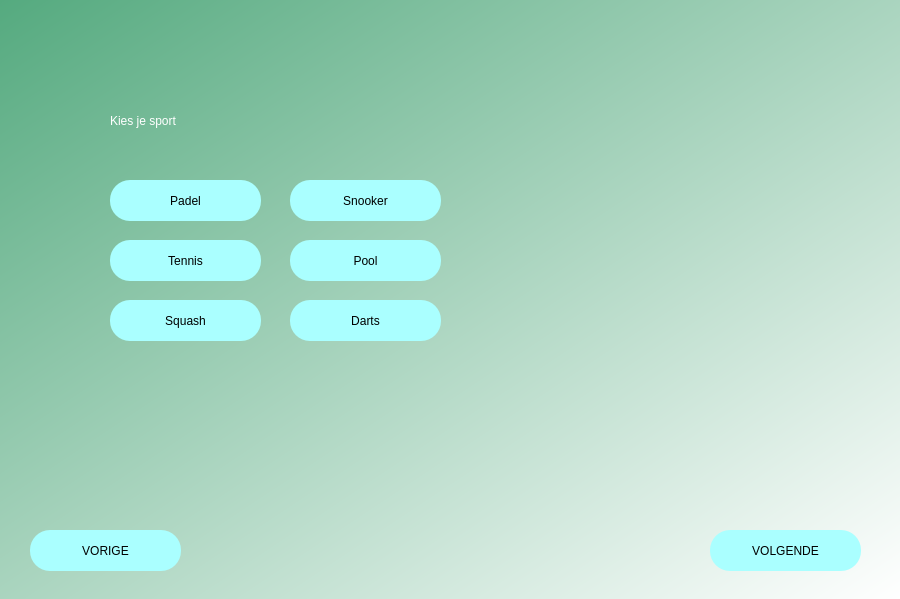
<?xml version="1.0" encoding="UTF-8"?>
<ui version="4.0">
 <class>Dialog</class>
 <widget class="QDialog" name="Dialog">
  <property name="geometry">
   <rect>
    <x>0</x>
    <y>0</y>
    <width>900</width>
    <height>599</height>
   </rect>
  </property>
  <property name="windowTitle">
   <string>Dialog</string>
  </property>
  <widget class="QWidget" name="bgwidget" native="true">
   <property name="geometry">
    <rect>
     <x>0</x>
     <y>0</y>
     <width>901</width>
     <height>601</height>
    </rect>
   </property>
   <property name="styleSheet">
    <string notr="true">QWidget#bgwidget{
background-color:qlineargradient(spread:pad, x1:0, y1:0, x2:1, y2:1, stop:0 rgba(85, 170, 127, 255), stop:1 rgba(255, 255, 255, 255))}</string>
   </property>
   <widget class="QLabel" name="label_2">
    <property name="geometry">
     <rect>
      <x>110</x>
      <y>100</y>
      <width>131</width>
      <height>41</height>
     </rect>
    </property>
    <property name="styleSheet">
     <string notr="true">font: 16pt &quot;Verdana&quot;;color:rgb(255, 255, 255)</string>
    </property>
    <property name="text">
     <string>Kies je sport</string>
    </property>
   </widget>
   <widget class="QPushButton" name="sport_button_padel">
    <property name="geometry">
     <rect>
      <x>110</x>
      <y>180</y>
      <width>151</width>
      <height>41</height>
     </rect>
    </property>
    <property name="styleSheet">
     <string notr="true">border-radius:20px;
background-color: rgb(170, 255, 255);
font: 75 italic 12pt &quot;Verdana&quot;;</string>
    </property>
    <property name="text">
     <string>Padel</string>
    </property>
   </widget>
   <widget class="QPushButton" name="sport_button_tennis">
    <property name="geometry">
     <rect>
      <x>110</x>
      <y>240</y>
      <width>151</width>
      <height>41</height>
     </rect>
    </property>
    <property name="styleSheet">
     <string notr="true">border-radius:20px;
background-color: rgb(170, 255, 255);
font: 75 italic 12pt &quot;Verdana&quot;;</string>
    </property>
    <property name="text">
     <string>Tennis</string>
    </property>
   </widget>
   <widget class="QPushButton" name="sport_button_squash">
    <property name="geometry">
     <rect>
      <x>110</x>
      <y>300</y>
      <width>151</width>
      <height>41</height>
     </rect>
    </property>
    <property name="styleSheet">
     <string notr="true">border-radius:20px;
background-color: rgb(170, 255, 255);
font: 75 italic 12pt &quot;Verdana&quot;;</string>
    </property>
    <property name="text">
     <string>Squash</string>
    </property>
   </widget>
   <widget class="QPushButton" name="sport_button_snooker">
    <property name="geometry">
     <rect>
      <x>290</x>
      <y>180</y>
      <width>151</width>
      <height>41</height>
     </rect>
    </property>
    <property name="styleSheet">
     <string notr="true">border-radius:20px;
background-color: rgb(170, 255, 255);
font: 75 italic 12pt &quot;Verdana&quot;;</string>
    </property>
    <property name="text">
     <string>Snooker</string>
    </property>
   </widget>
   <widget class="QPushButton" name="sport_button_pool">
    <property name="geometry">
     <rect>
      <x>290</x>
      <y>240</y>
      <width>151</width>
      <height>41</height>
     </rect>
    </property>
    <property name="styleSheet">
     <string notr="true">border-radius:20px;
background-color: rgb(170, 255, 255);
font: 75 italic 12pt &quot;Verdana&quot;;</string>
    </property>
    <property name="text">
     <string>Pool</string>
    </property>
   </widget>
   <widget class="QPushButton" name="sport_button_darts">
    <property name="geometry">
     <rect>
      <x>290</x>
      <y>300</y>
      <width>151</width>
      <height>41</height>
     </rect>
    </property>
    <property name="styleSheet">
     <string notr="true">border-radius:20px;
background-color: rgb(170, 255, 255);
font: 75 italic 12pt &quot;Verdana&quot;;</string>
    </property>
    <property name="text">
     <string>Darts</string>
    </property>
   </widget>
   <widget class="QPushButton" name="sport_button_next">
    <property name="geometry">
     <rect>
      <x>710</x>
      <y>530</y>
      <width>151</width>
      <height>41</height>
     </rect>
    </property>
    <property name="styleSheet">
     <string notr="true">border-radius:20px;
background-color: rgb(170, 255, 255);
font: 75 italic 12pt &quot;Verdana&quot;;</string>
    </property>
    <property name="text">
     <string>VOLGENDE</string>
    </property>
   </widget>
   <widget class="QPushButton" name="sport_button_previous">
    <property name="geometry">
     <rect>
      <x>30</x>
      <y>530</y>
      <width>151</width>
      <height>41</height>
     </rect>
    </property>
    <property name="styleSheet">
     <string notr="true">border-radius:20px;
background-color: rgb(170, 255, 255);
font: 75 italic 12pt &quot;Verdana&quot;;</string>
    </property>
    <property name="text">
     <string>VORIGE</string>
    </property>
   </widget>
   <widget class="QLabel" name="sport_label_image">
    <property name="geometry">
     <rect>
      <x>550</x>
      <y>180</y>
      <width>221</width>
      <height>151</height>
     </rect>
    </property>
    <property name="text">
     <string/>
    </property>
   </widget>
  </widget>
 </widget>
 <resources/>
 <connections/>
</ui>
